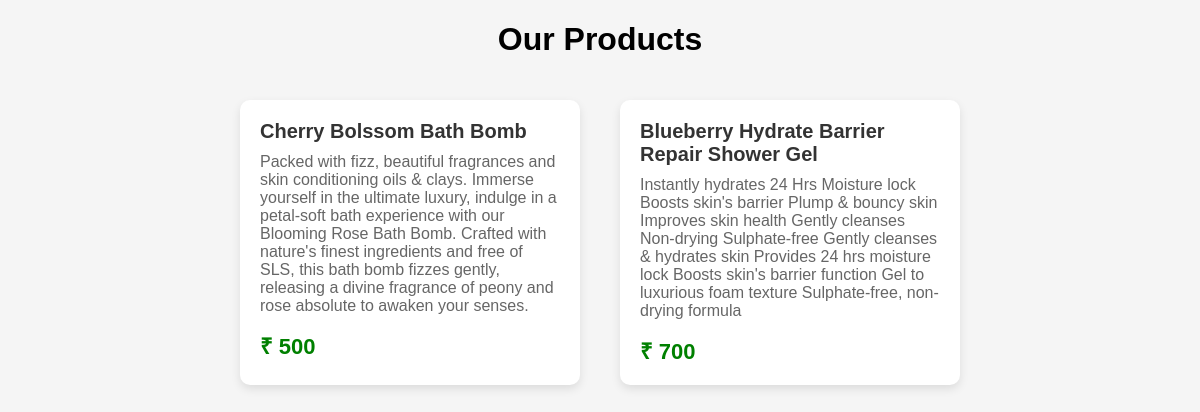
The page / on the database its author committed.
### products/models.py (models this page shows, shortened)
class product(models.Model):
    name = models.CharField(max_length=50)
    desc = models.TextField()
    price = models.IntegerField()

### products/views.py (the view)
# urls.py: 2. Add a URL to urlpatterns:  path('', views.home, name='home')
def home(request):
    prod = product.objects.all()
    return render(request,'products/home.html', {"prod":prod})

### products/templates/products/home.html (shortened to what this page needs)
<!DOCTYPE html>
<html>
<head>
</head>
<body>
<h1 style="text-align:center;">Our Products</h1>
<div class="container">
{% for pro in prod %}
<div class="card">
<div class="name">{{pro.name}}</div>
<div class="desc">{{pro.desc}}</div>
<div class="price">₹ {{pro.price}}</div>
</div>
{% endfor %}
</div>
</body>
</html>

### products/templates/products/home.html (style rules this page uses)
body { font-family: Arial; background:#f5f5f5; }
.container { display:flex; flex-wrap:wrap; justify-content:center; }
.card { width:300px; background:white; margin:20px; padding:20px; border-radius:10px; box-shadow:0 4px 10px rgba(0,0,0,0.1); transition:0.3s; }
.name { font-size:20px; font-weight:bold; color:#333; }
.desc { color:#666; margin-top:10px; }
.price { color:green; font-size:22px; margin-top:15px; font-weight:bold; }

### rows shown on the page
product: name "Cherry Bolssom Bath Bomb", desc "Packed with fizz, beautiful fragrances and skin conditioning oils & clays. Immerse yourself in the ultimate luxury, indulge in a petal-soft bath experience with our Blooming Rose Bath Bomb. Crafted with nature's finest ingredients and free of SLS, this bath bomb fizzes gently, releasing a divine fragrance of peony and rose absolute to awaken your senses.", price "500"
product: name "Blueberry Hydrate Barrier Repair Shower Gel", desc "Instantly hydrates 24 Hrs Moisture lock Boosts skin's barrier Plump & bouncy skin Improves skin health Gently cleanses Non-drying Sulphate-free Gently cleanses & hydrates skin Provides 24 hrs moisture lock Boosts skin's barrier function Gel to luxurious foam texture Sulphate-free, non-drying formula", price "700"
